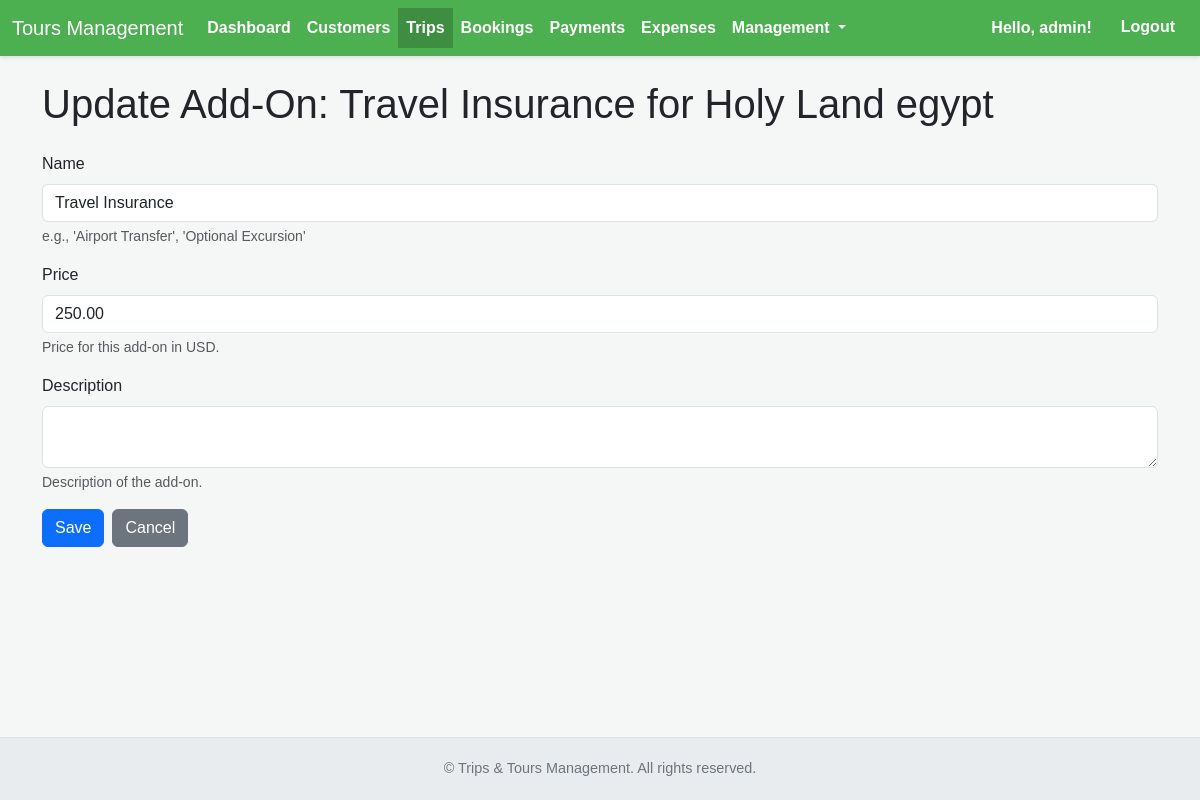
The app's page /trips/addons/8/edit/ (signed in) with its own data.
### trips/models.py (models this page shows, shortened)
class Trip(models.Model):
    TRIP_STATUS_CHOICES = [
        ('open', 'Open for Booking'),
        ('confirmed', 'Confirmed'),
        ('full', 'Full'),
        ('cancelled', 'Cancelled'),
        ('completed', 'Completed'),
    ]
    name = models.CharField(max_length=200, unique=True, help_text="Unique name for the trip package.")
    destination = models.CharField(max_length=255, blank=True, help_text="Primary destination or region of the trip.")
    start_date = models.DateField()
    end_date = models.DateField()
    internal_notes = models.TextField(blank=True, help_text="Notes for internal staff only, not for customers.")
    detailed_itinerary = models.TextField(blank=True, help_text="A comprehensive description of the trip itinerary.")
    max_capacity = models.PositiveIntegerField(blank=True, null=True, help_text="Maximum number of travelers this trip can accommodate.")
    min_travelers = models.PositiveIntegerField(blank=True, null=True, help_text="Minimum number of travelers required for the trip to proceed.")
    status = models.CharField(
        max_length=20,
        choices=TRIP_STATUS_CHOICES,
        default='open',
        help_text="Current status of the trip (e.g., Open, Confirmed, Cancelled)."
    )
    date_created = models.DateTimeField(auto_now_add=True)
    last_updated = models.DateTimeField(auto_now=True)
    class Meta:
        ordering = ['start_date', 'name']
        verbose_name = "Trip"
        verbose_name_plural = "Trips"
        unique_together = ['name', 'start_date']

class TripAddOn(models.Model):
    trip = models.ForeignKey(Trip, on_delete=models.CASCADE, related_name='add_ons')
    name = models.CharField(max_length=100, help_text="e.g., 'Airport Transfer', 'Optional Excursion'")
    price = models.DecimalField(max_digits=10, decimal_places=2, help_text="Price for this add-on in USD.")
    description = models.TextField(blank=True, help_text="Description of the add-on.")
    class Meta:
        ordering = ['price']
        verbose_name = "Trip Add-On"
        verbose_name_plural = "Trip Add-Ons"
        unique_together = ['trip', 'name']

### trips/views.py (the view)
# urls.py: path('addons/<int:pk>/edit/', views.trip_add_on_update, name='trip_add_on_update'),
@login_required
def trip_add_on_update(request, pk):
    add_on = get_object_or_404(TripAddOn, pk=pk)
    if request.method == 'POST':
        form = TripAddOnForm(request.POST, instance=add_on)
        if form.is_valid():
            form.save()
            return redirect('trip_detail', pk=add_on.trip.pk)
    else:
        form = TripAddOnForm(instance=add_on)
    context = {
        'form': form,
        'title': f'Update Add-On: {add_on.name}',
        'trip': add_on.trip,
        'add_on': add_on,
    }
    return render(request, 'trips/trip_add_on_form.html', context)

### trips/forms.py
class TripAddOnForm(forms.ModelForm):
    class Meta:
        model = TripAddOn
        fields = ['name', 'price', 'description']
        widgets = {
            'description': forms.Textarea(attrs={'rows': 2}),
        }

### customers/templatetags/app_filters.py (called while the page is built)
@register.filter(name='add_class')
def add_class(value, arg):
    return value.as_widget(attrs={'class': arg})

### trips/templates/trips/trip_add_on_form.html (shortened to what this page needs)
{% extends "base.html" %}
{% load app_filters %}
{% block content %}
    <h1 class="mb-4">{{ title }} for {{ trip.name }}</h1>
    <form method="post">
        <div class="mb-3">
            <label for="{{ form.name.id_for_label }}" class="form-label">{{ form.name.label }}</label>
            {{ form.name|add_class:"form-control" }}
            {% if form.name.help_text %}<div class="form-text">{{ form.name.help_text }}</div>{% endif %}
        </div>
        <div class="mb-3">
            <label for="{{ form.price.id_for_label }}" class="form-label">{{ form.price.label }}</label>
            {{ form.price|add_class:"form-control" }}
            {% if form.price.help_text %}<div class="form-text">{{ form.price.help_text }}</div>{% endif %}
        </div>
        <div class="mb-3">
            <label for="{{ form.description.id_for_label }}" class="form-label">{{ form.description.label }}</label>
            {{ form.description|add_class:"form-control" }}
            {% if form.description.help_text %}<div class="form-text">{{ form.description.help_text }}</div>{% endif %}
        </div>
        <div class="d-flex justify-content-start mt-3">
            <button type="submit" class="btn btn-primary me-2">Save</button>
            <a href="{% url 'trip_detail' trip.pk %}" class="btn btn-secondary">Cancel</a>
        </div>
    </form>
{% endblock content %}

### templates/base.html (shortened to what this page needs)
{% load static %}
<!DOCTYPE html>
<html lang="en">
<head>
    <link href="https://cdn.jsdelivr.net/npm/bootstrap@5.3.3/dist/css/bootstrap.min.css" rel="stylesheet">
</head>
<body>
    <nav class="navbar navbar-expand-lg">
        <div class="container-fluid">
            <a class="navbar-brand text-white" href="{% url 'dashboard' %}">Tours Management</a>
            <div class="collapse navbar-collapse" id="navbarNav">
                <ul class="navbar-nav me-auto mb-2 mb-lg-0">
                    <li class="nav-item">
                        <a class="nav-link {% if request.resolver_match.url_name == 'dashboard' %}active{% endif %}" href="{% url 'dashboard' %}">Dashboard</a>
                    </li>
                    <li class="nav-item">
                        <a class="nav-link {% if 'customer' in request.path %}active{% endif %}" href="{% url 'customer_list' %}">Customers</a>
                    </li>
                    <li class="nav-item">
                        <a class="nav-link {% if 'trip' in request.path and not 'booking' in request.path %}active{% endif %}" href="{% url 'trip_list' %}">Trips</a>
                    </li>
                    <li class="nav-item">
                        <a class="nav-link {% if 'booking' in request.path %}active{% endif %}" href="{% url 'booking_list' %}">Bookings</a>
                    </li>
                    <li class="nav-item">
                        <a class="nav-link {% if 'payment' in request.path %}active{% endif %}" href="{% url 'payment_list' %}">Payments</a>
                    </li>
                    <li class="nav-item">
                        <a class="nav-link {% if 'expense' in request.path and 'types' not in request.path %}active{% endif %}" href="{% url 'expense_list' %}">Expenses</a>
                    </li>
                    <li class="nav-item dropdown">
                        <a class="nav-link dropdown-toggle {% if 'types' in request.path %}active{% endif %}" href="#" id="navbarDropdownManagement" role="button" data-bs-toggle="dropdown" aria-expanded="false">
                            Management
                        </a>
                    </li>
                </ul>
                <div class="d-flex">
                    {% if user.is_authenticated %}
                        <span class="navbar-text me-3">Hello, {{ user.username }}!</span>
                        <form action="{% url 'logout' %}" method="post" class="d-inline">
                            <button type="submit" class="btn btn-link text-white">Logout</button>
                        </form>
                    {% else %}
                        <a class="nav-link text-white" href="{% url 'login' %}">Login</a>
                    {% endif %}
                </div>
            </div>
        </div>
    </nav>
    <div class="container flex-grow-1 my-4">
        {% block content %}{% endblock content %}
    </div>
    <footer>
        © {{ "now"|date:"Y" }} Trips & Tours Management. All rights reserved.
    </footer>
</body>
</html>

### templates/base.html (style rules this page uses)
body { font-family: Arial, sans-serif; background-color: #f4f7f6; display: flex; flex-direction: column; min-height: 100vh; }
.navbar { background-color: #4CAF50; box-shadow: 0 2px 4px rgba(0,0,0,0.1); }
.navbar .nav-link { color: white !important; font-weight: bold; transition: background-color 0.3s ease; }
.navbar .nav-link.active { background-color: #3e8e41; }
.navbar .navbar-text { color: white; font-weight: bold; }
.navbar .btn-link { color: white; font-weight: bold; text-decoration: none; transition: background-color 0.3s ease; }
footer { margin-top: auto; padding: 1.25rem; text-align: center; color: #6c757d; font-size: 0.9em; background-color: #e9ecef; border-top: 1px solid #dee2e6; }

### records on screen
Trip: name "Holy Land egypt"
TripAddOn: name "Travel Insurance", price "250.00"

### other values on screen
{{ user.username }} "admin"
{{ title }} "Update Add-On: Travel Insurance"
